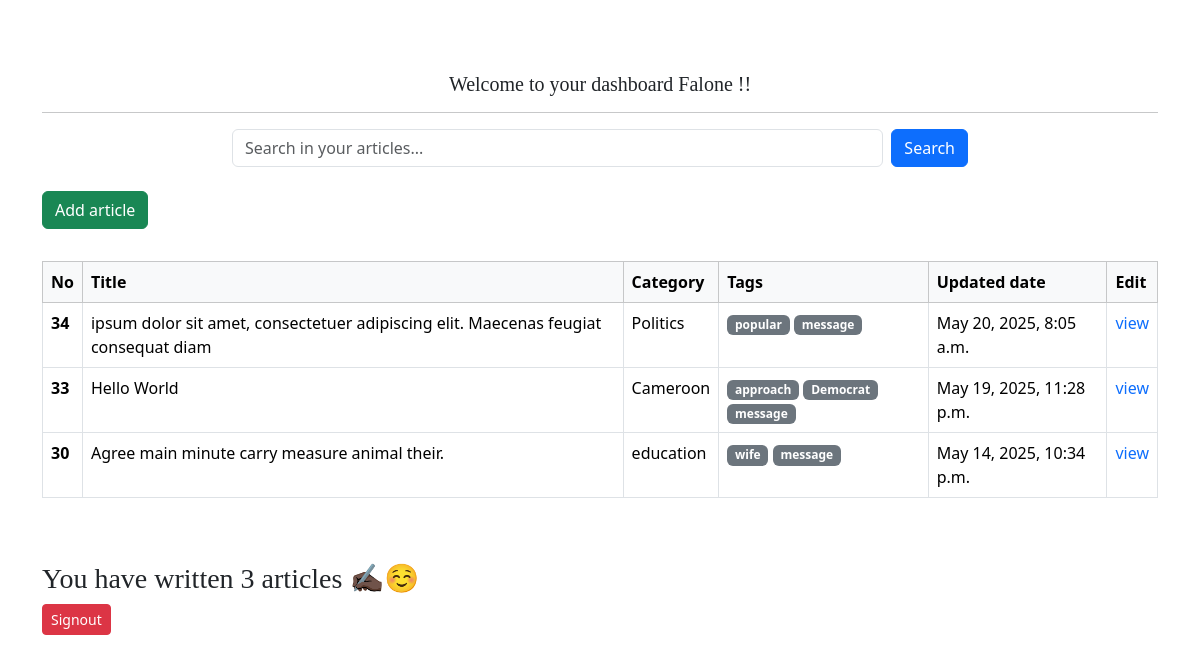
Before: /writer-dashboard/ (signed in) with the older database file.
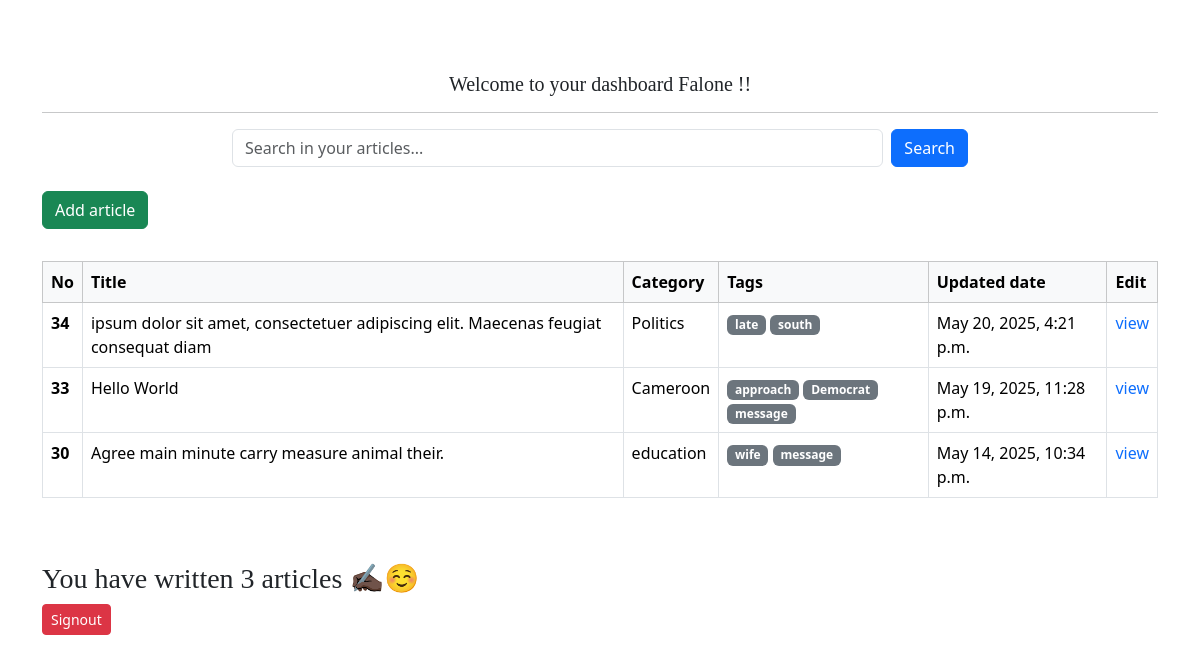
After: the same page with the newer database file.
### blogs/models.py (models this page shows, shortened)
class Article(models.Model):
    author = models.ForeignKey(Writer, on_delete=models.SET_NULL, null=True, blank= True)
    category = models.ForeignKey(Category,on_delete=models.SET_NULL, null=True, blank= True)
    title = models.CharField(max_length=255)
    slug = models.SlugField(max_length=255, unique=True, blank=True)
    thumbnail = models.ImageField(upload_to='articles/thumbnails/', height_field=None, width_field=None, max_length=None)
    content = RichTextField()
    tags = models.ManyToManyField(Tag)
    deleted_at = models.DateTimeField(auto_now_add=True)
    updated_at = models.DateTimeField(auto_now=True)

class Category(models.Model):
    title = models.CharField(max_length=255)
    slug = models.SlugField(max_length=255, unique=True, blank=True)
    description = models.CharField(max_length=255)
    deleted_at = models.DateTimeField(auto_now_add=True)
    updated_at = models.DateTimeField(auto_now=True)
    def __str__(self):
        return self.title
    class Meta:
        verbose_name_plural = "Categories"

class Tag(models.Model):
    name = models.CharField(max_length=250)
    slug = models.SlugField(max_length=255, unique=True, blank=True)

### blogs/views.py (the view)
# urls.py: path('writer-dashboard/', views.writer_dashboard, name='writer-dashboard'),
@login_required(login_url='login')
def writer_dashboard(request):
    writer = Writer.objects.get(user=request.user)
    search_query = request.GET.get('search', '').strip()
    if search_query:
        articles = Article.objects.filter(
            author=writer
        ).filter(
            Q(title__icontains=search_query) |
            Q(content__icontains=search_query) |
            Q(tags__name__icontains=search_query)
        ).distinct().order_by('-updated_at')
    else:
        articles = Article.objects.filter(author=writer).order_by('-updated_at')
    context = {
        'articles': articles,
        'search_query': search_query,
        'hide_navbar': True,
        'hide_footer': True
    }
    return render(request, 'blogs/writer-dashboard.html', context)

### blogs/context_processors.py (called while the page is built)
def categories_processor(request):
    categories= Category.objects.all()
    return {'categories': categories}

### blogs/templates/blogs/writer-dashboard.html (shortened to what this page needs)
{% extends "blogs/base.html" %}
{% block content %}
<div class="container mt-5">
    <br>
    <h5 class="text-center"> Welcome to your dashboard {{user.username|capfirst}} !!</h5>
    <hr>
    <div class="row mb-4">
        <div class="col-md-8 mx-auto">
            <form method="GET" class="d-flex">
                <input type="text" name="search" class="form-control me-2" placeholder="Search in your articles..." value="{{ search_query }}">
                <button type="submit" class="btn btn-primary">Search</button>
            </form>
        </div>
    </div>
    <a href="{% url 'create-article' %}" class="btn btn-success mb-3">Add article</a>
    <div class="table-responsive w-100">
        <table class="table table-hover table-bordered mt-3 w-100">
            <thead class="table-light">
                <tr>
                    <th scope="col">No</th>
                    <th scope="col">Title</th>
                    <th scope="col">Category</th>
                    <th scope="col">Tags</th>
                    <th scope="col">Updated date</th>
                    <th scope="col">Edit</th>
                </tr>
            </thead>
            <tbody>
                {% if articles %}
                    {% for article in articles %}
                        <tr>
                            <th scope="row">{{article.id}}</th>
                            <td>{{article.title}}</td>
                            <td>{{article.category}}</td>
                            <td>
                                {% for tag in article.tags.all %}
                                    <span class="badge bg-secondary">{{tag.name}}</span>
                                {% endfor %}
                            </td>
                            <td>{{article.updated_at}}</td>
                            <td><a href="{% url 'update-article' article.slug %}" >view</a></td>
                        </tr>
                    {% endfor %}
                {% else %}
                    <tr>
                        <td colspan="6" class='text-center'>No articles found</td>
                    </tr>
                {% endif %}
            </tbody>
        </table>
    </div>
    {% if articles %}
        <h3 class="mt-5"> You have written {{articles|length}} articles ✍🏿☺️ </h3>
    {% endif %}
    <button class="btn btn-sm btn-danger" ><a href="{% url 'logout' %}" class="text-white">Signout</a></button>
</div>
{% endblock %}

Changed rows visible on the page:
changed Article "Politics": loses Tag (name "popular"); gains Tag (name "late"); gains Tag (name "south"); updated_at "May 20, 2025, 8:05 a.m." → "May 20, 2025, 4:21 p.m."; loses Tag (name "message")
